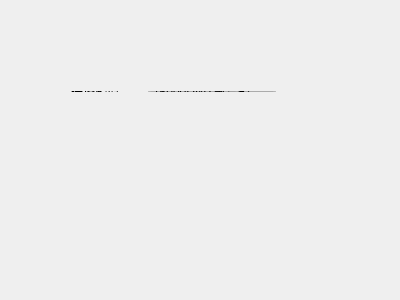
<?xml version="1.0" encoding="UTF-8"?>
<ui version="4.0">
 <class>QWndSelect</class>
 <widget class="QWidget" name="QWndSelect">
  <property name="geometry">
   <rect>
    <x>0</x>
    <y>0</y>
    <width>400</width>
    <height>300</height>
   </rect>
  </property>
  <property name="windowTitle">
   <string>QWndSelect</string>
  </property>
  <widget class="QWidget" name="layoutWidget">
   <property name="geometry">
    <rect>
     <x>60</x>
     <y>80</y>
     <width>227</width>
     <height>23</height>
    </rect>
   </property>
   <layout class="QHBoxLayout" name="horizontalLayout">
    <item>
     <widget class="QLabel" name="label">
      <property name="text">
       <string>选择船型</string>
      </property>
     </widget>
    </item>
    <item>
     <widget class="QComboBox" name="comboBox">
      <item>
       <property name="text">
        <string>15000DWT散货船</string>
       </property>
      </item>
      <item>
       <property name="text">
        <string>42300DWT散货船</string>
       </property>
      </item>
      <item>
       <property name="text">
        <string>59990DWT散货船</string>
       </property>
      </item>
      <item>
       <property name="text">
        <string>65000DWT散货船</string>
       </property>
      </item>
      <item>
       <property name="text">
        <string>2300TEL集装散货</string>
       </property>
      </item>
     </widget>
    </item>
   </layout>
  </widget>
 </widget>
 <layoutdefault spacing="6" margin="11"/>
 <resources/>
 <connections/>
</ui>
